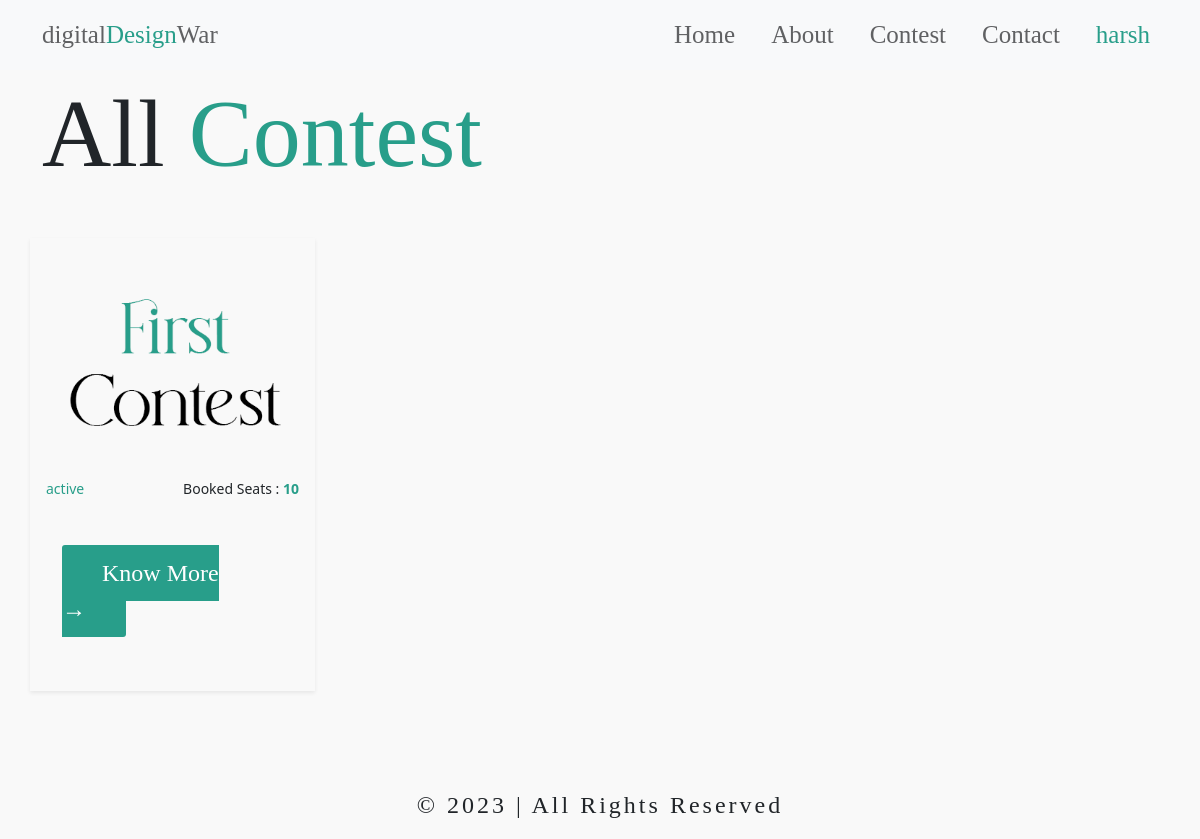
/contest (signed in), run on the app's committed database.
### website/models.py (models this page shows, shortened)
class Contest(models.Model):
    id = models.AutoField(primary_key=True)
    name = models.CharField(max_length=150)
    image = models.FileField(upload_to="contest_thumbnail/", null=True, blank=True)
    description = models.TextField()
    status = models.CharField(choices=[('active', 'active'), ('ended', 'ended')], max_length=250)
    winner = models.CharField(max_length=250, null=True, blank=True)
    winner_image = models.FileField(upload_to="winner_image/", null=True, blank=True)
    slug = models.CharField(max_length=250, help_text="this-is-slug")
    availble_seat = models.CharField(max_length=250)

### website/views.py (the view)
# urls.py: path("contest", views.contest, name="contest"),
def contest(request):
    data = Contest.objects.all()
    context = {
        "data":data,
    }
    return render(request, 'pages/contest.html', context)

### template/pages/contest.html (shortened to what this page needs)
{% extends "../base.html" %}
{% block content %}
<section id="contest">
    <div class="container my-3">
        <h1>All <span>Contest</span></h1>
        <div class="row py-5">
            {% for contest in data %}
            <div class="col-md-3 p-3 shadow-sm">
             <img src="/media/{{contest.image}}" class="w-100" alt="">
             <div class="d-flex justify-content-between py-2">
                 <small>{{contest.status}}</small>
                 <small>Booked Seats : <span><b>{{contest.availble_seat}}</b></span></small>
             </div>
             <div class="my-5 mx-3">
                <a href="/contest/{{contest.slug}}" class="primary-button text-light">Know More &#8594;</a>
             </div>
         </div>
            {% endfor %}
        </div>
    </div>
</section>
{% endblock content %}

### template/base.html (shortened to what this page needs)
<!DOCTYPE html>
<html lang="en">
  <head>
    {% load static %}
    <link rel="stylesheet" href="{% static "assets/css/icons.css" %}" />
    <link rel="stylesheet" href="{% static "assets/css/bootstrap.css" %}" />
    <link rel="stylesheet" href="{% static "assets/css/style.css" %}" />
    <link rel="stylesheet" href="{% static "assets/css/animation.css" %}" />
    <link
      rel="stylesheet"
      href="https://cdn.jsdelivr.net/npm/swiper@10/swiper-bundle.min.css"
    />
  </head>
  <body>
    <div id="main">
      <nav class="navbar navbar-expand-lg bg-light">
        <div class="container">
          <a class="navbar-brand" href="#">digital<span>Design</span>War</a>
          <div class="collapse navbar-collapse justify-content-end" id="navbarNav">
            <ul class="navbar-nav">
              <li class="nav-item">
                <a class="nav-link active" aria-current="page" href="/">Home</a>
              </li>
              <li class="nav-item">
                <a class="nav-link" href="/about">About</a>
              </li>
              <li class="nav-item">
                <a class="nav-link" href="/contest">Contest</a>
              </li>
              <li class="nav-item">
                <a class="nav-link" href="/contact">Contact</a>
              </li>
              {% if user.is_authenticated %}
              <li class="nav-item">
                <a class="nav-link" href=""><span>{{user.username}}</span></a>
              </li>
              {% else %}
              <li class="nav-item">
                <a class="nav-link" href="/login">Login</a>
              </li>
              {% endif %}
            </ul>
          </div>
        </div>
      </nav>
     {% block content %}{% endblock content %}
    </div>
    <div class="container-fluid mt-5">
      <p class="text-center">
        &copy; 2023 | All Rights Reserved
      </p>
    </div>
  </body>
</html>

### static/assets/css/style.css (style rules this page uses)
* { margin: 0; padding: 0; box-sizing: border-box; text-decoration: none !important; list-style: none; }
:root { --main: #289E8A; --black: #000000; --white: #ffffff; --grey: #606163; }
html, body { background-color: #f9f9f9 !important; }
h1, h2, h3, h4, h5, h6, a { font-family: mainFont; }
nav { text-align: center; }
nav ul { gap: 20px; }
nav a { font-size: 25px !important; color: var(--grey) !important; }
p { font-family: mainFont; font-size: 2vw; letter-spacing: 3px; }
span { color: var(--main); }
h1 { font-size: 8vw; line-height: 8vw; }
.primary-button { padding: 15px 40px; border-radius: 3px; font-size: 30px; font-family: mainFont; background-color: var(--main); color: var(--white) !important; }
#contest a { color: var(--main); font-size: 2vw; }
#contest small:first-child { color: var(--main); font-weight: 500; }

### static/assets/css/animation.css (style rules this page uses)
:root { --mousefollowercolor:#000 }
body { background-color:#fff }

### data on the page
Contest: image (picture), status "active", availble_seat "10"

### other printed values
{{ user.username }} "harsh"
